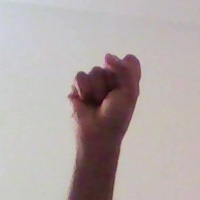
#> input picture HoG Code/original_a1.jpg, 200 x 200 px, given in place of the camera
$ python skinColour1.py   (Python 2 division)   (older library calls are emulated)
#> lines starting #> are read from the running program, lines starting #| are printed output that depends on the picture; after the words box and inside, x2 and y2 are one past the last pixel; in counts of white or black regions, pixels touching at a corner belong together
import cv2
import numpy as np
import math
cap = cv2.VideoCapture(0)
while(cap.isOpened()):
    ret, img = cap.read()
#> img is the input picture: shape (200, 200, 3); mean B, G, R 168.1, 168.9, 179.2
    cv2.rectangle(img,(300,300),(100,100),(0,255,0),0)
#> img: shape (200, 200, 3); 0.5% of pixels changed, all inside (x1, y1, x2, y2) = (100, 100, 200, 200)
    crop_img = img[100:500, 100:500]
    grey = cv2.cvtColor(crop_img, cv2.COLOR_BGR2GRAY)
    value = (35, 35)
    blurred = cv2.GaussianBlur(grey, value, 0)
    _, thresh1 = cv2.threshold(blurred, 127, 255,
                               cv2.THRESH_BINARY_INV+cv2.THRESH_OTSU)
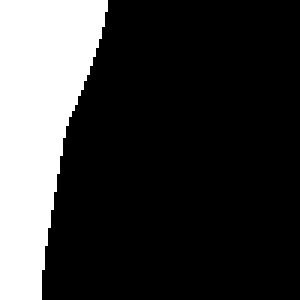
#> thresh1: shape (100, 100) (shown 3 times larger); 22.9% white; 1 white region
    cv2.imshow('Thresholded', thresh1)
    _,contours, hierarchy = cv2.findContours(thresh1.copy(),cv2.RETR_TREE, \
            cv2.CHAIN_APPROX_NONE)
#> contours = 1 contour; box (x1, y1, x2, y2) and area: (0, 0, 36, 100) 2164
    max_area = -1
    for i in range(len(contours)):
        cnt=contours[i]
        area = cv2.contourArea(cnt)
        if(area>max_area):
            max_area=area
            ci=i
#> this loop made 1 pass
#> (area, max_area, ci) on pass 1: (2164, 2164, 0)
#> after the loop, ci = 0; max_area = 2164
    cnt=contours[ci]
#> cnt = contour of 246 points, box (x1, y1, x2, y2) (0, 0, 36, 100), area 2164
    x,y,w,h = cv2.boundingRect(cnt)
#> x = 0; y = 0; w = 36; h = 100
    cv2.rectangle(crop_img,(x,y),(x+w,y+h),(0,0,255),0)
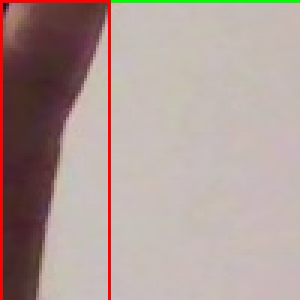
#> crop_img: shape (100, 100, 3) (shown 3 times larger); mean B, G, R 151, 156, 175.2
    hull = cv2.convexHull(cnt)
#> hull = [[35, 0], [35, 3], [34, 8], [13, 99], [0, 99], [0, 0]]
    drawing = np.zeros(crop_img.shape,np.uint8)
    cv2.drawContours(drawing,[cnt],0,(0,255,0),0)
    cv2.drawContours(drawing,[hull],0,(0,0,255),0)
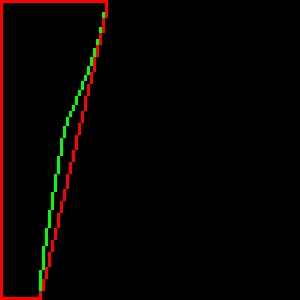
#> drawing: shape (100, 100, 3) (shown 3 times larger); mean of channels 0, 1, 2 0, 2.2, 6.3; drawn as B, G, R
    hull = cv2.convexHull(cnt,returnPoints = False)
#> hull = [211, 208, 203, 112, 99, 0]
    defects = cv2.convexityDefects(cnt,hull)
#> defects = [[112, 203, 165, 1305], [203, 208, 207, 201]]
    count_defects = 0
    cv2.drawContours(thresh1, contours, -1, (0,255,0), 3)
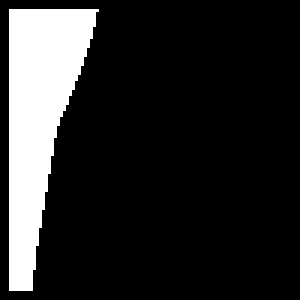
#> thresh1: shape (100, 100) (shown 3 times larger); 15.7% white; 1 white region, box (x1, y1, x2, y2) and area: (3, 3, 33, 97) 1574
    for i in range(defects.shape[0]):
        s,e,f,d = defects[i,0]
        start = tuple(cnt[s][0])
        end = tuple(cnt[e][0])
        far = tuple(cnt[f][0])
        a = math.sqrt((end[0] - start[0])**2 + (end[1] - start[1])**2)
        b = math.sqrt((far[0] - start[0])**2 + (far[1] - start[1])**2)
        c = math.sqrt((end[0] - far[0])**2 + (end[1] - far[1])**2)
        angle = math.acos((b**2 + c**2 - a**2)/(2*b*c)) * 57
        if angle <= 90:
            count_defects += 1
            cv2.circle(crop_img,far,1,[0,0,255],-1)
        #dist = cv2.pointPolygonTest(cnt,far,True)
        cv2.line(crop_img,start,end,[0,255,0],2)
#> this loop made 2 passes
#> (s, e, f, d, start, end, far, a) on passes 1 to 2: (112, 203, 165, 1305, (13, 99), (34, 8), (20, 46), 93.39), (203, 208, 207, 201, (34, 8), (35, 3), (34, 4), 5.1)
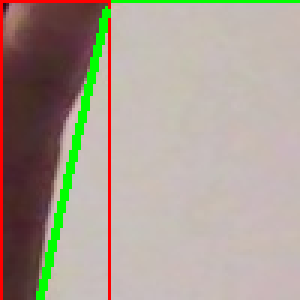
#> crop_img: shape (100, 100, 3) (shown 3 times larger); 2.92% of pixels changed, all inside (x1, y1, x2, y2) = (12, 2, 37, 100)
#> after the loop, count_defects = 0
        #cv2.circle(crop_img,far,5,[0,0,255],-1)
    if count_defects == 1:
        cv2.putText(img,"This is 2", (50,50), cv2.FONT_HERSHEY_SIMPLEX, 2, 2)
    elif count_defects == 2:
        str = "This is 3"
        cv2.putText(img, str, (5,50), cv2.FONT_HERSHEY_SIMPLEX, 2, 2)
    elif count_defects == 3:
        cv2.putText(img,"This is 4", (50,50), cv2.FONT_HERSHEY_SIMPLEX, 2, 2)
    elif count_defects == 4:
        cv2.putText(img,"This is 5", (50,50), cv2.FONT_HERSHEY_SIMPLEX, 2, 2)
    else:
        cv2.putText(img,"This is 1", (50,50),\
                    cv2.FONT_HERSHEY_SIMPLEX, 2, 2)
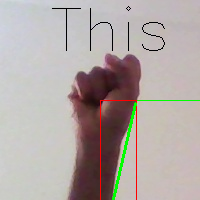
#> img: shape (200, 200, 3); mean B, G, R 164.7, 167.7, 176.8
    cv2.imshow('drawing', drawing)
    cv2.imshow('end', crop_img)
    cv2.imshow('Gesture', img)
    all_img = np.hstack((drawing, crop_img))
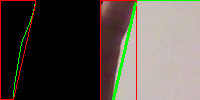
#> all_img: shape (100, 200, 3); mean of channels 0, 1, 2 73, 80.3, 87.9; drawn as B, G, R
    cv2.imshow('Contours', all_img)
    k = cv2.waitKey(10)
#> (key Esc is pressed here)
    if k == 27:
        break
    print k
